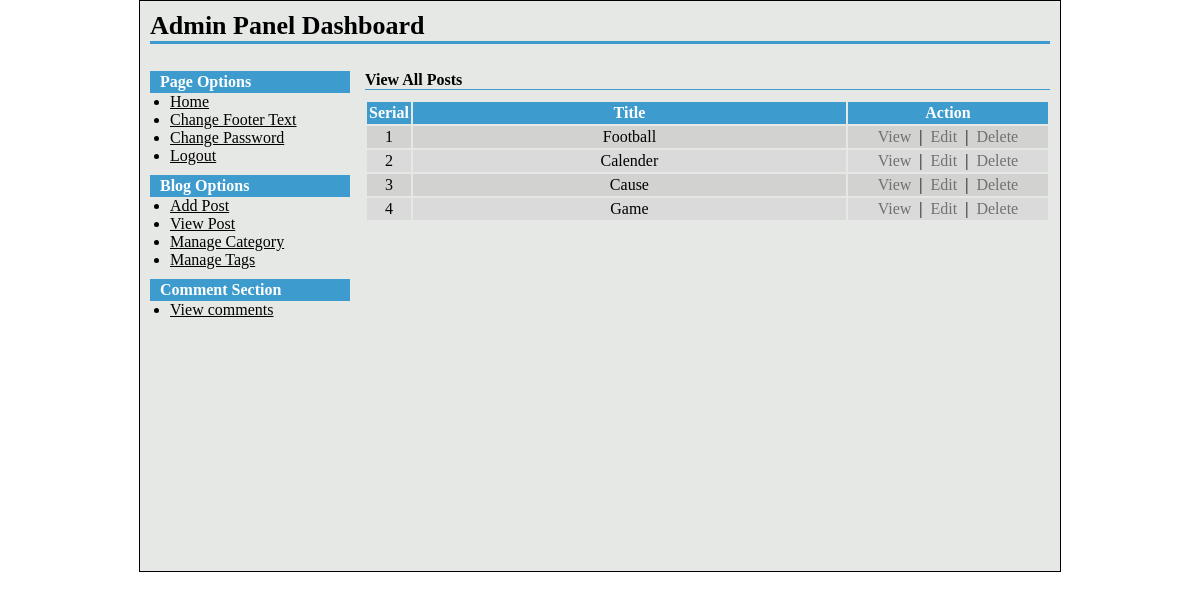
/admin/post-view.php (signed in), run on the app's committed database.
### tables this page shows
CREATE TABLE `post` (
  `post_id` int(11) NOT NULL,
  `post_title` varchar(255) NOT NULL,
  `post_description` text NOT NULL,
  `post_image` varchar(500) NOT NULL,
  `cart_id` int(11) NOT NULL,
  `tag_id` int(11) NOT NULL,
  `post_date` varchar(255) NOT NULL,
  `year` varchar(5) NOT NULL,
  `month` varchar(10) NOT NULL,
  `post_timestamp` varchar(255) NOT NULL
);

### admin/post-view.php (the view, shortened to what this page needs)
<?php
include("../config.php");
?>
<?php include("header.php"); ?>
<h2>View  All Posts</h2>
<table class="tbl2" width="100%">
	<tr>
		<th width="5%">Serial</th>
		<th width="65%">Title</th>
		<th width="30%">Action</th>
	</tr>
	<?php
	$i=0;
	$statement = $db->prepare("SELECT * FROM post ORDER BY post_id DESC");
	$statement->execute();
	$result = $statement->fetchAll(PDO::FETCH_ASSOC);
	foreach($result as $row)
	{
		$i++;
		?>
	<tr>
		<td><?php echo $i; ?></td>
		<td><?php echo $row['post_title']; ?></td>
		<td>
			<a class="fancybox" href="#inline<?php echo $i; ?>">View</a>
			&nbsp;|&nbsp;
			<a href="post-edit.php?id=<?php echo $row['post_id']; ?>">Edit</a>
			&nbsp;|&nbsp;
			<a onclick='return confirmDelete();' href="post-delete.php?id=<?php echo $row['post_id']; ?>">Delete</a></td>
	</tr>
		<?php
	}
	?>
</table>
<?php include("footer.php"); ?>

### style_admin.css (style rules this page uses)
* { padding: 0; margin: 0; }
body, input, textarea, select { font-family: 'Times New Roman', arial; font-size: 16px; }
table.tbl2 { margin-top: 10px; }
table.tbl2 tr th, table.tbl2 tr td { padding: 2px; }
table.tbl2 tr td { text-align: center; }
table.tbl2 tr th { background-color: #3d9ccd; color: #fff; }
table.tbl2 tr:nth-child(2n+1) td { background-color: #d9dad9; }
table.tbl2 tr:nth-child(2n) td { background-color: #d2d3d1; }
table.tbl2 tr td a { color: #70726e; text-decoration: none; }
#content h2 { font-size: 16px; color: #000; border-bottom: 1px solid #3d9ccd; margin-top: 10px; }

### data on the page
post: post_title "Football"
post: post_title "Calender"
post: post_title "Cause"
post: post_title "Game"
